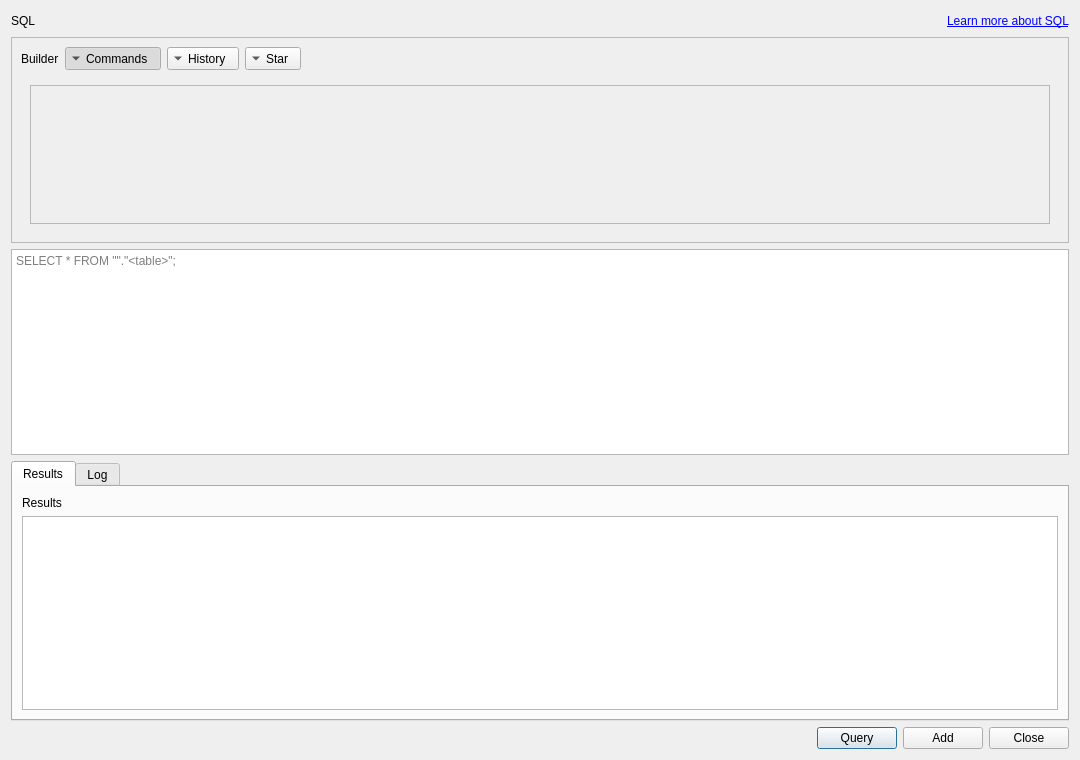
<?xml version="1.0" encoding="UTF-8"?>
<ui version="4.0">
 <class>LandlensdbDialogBase</class>
 <widget class="QDialog" name="LandlensdbDialogBase">
  <property name="geometry">
   <rect>
    <x>0</x>
    <y>0</y>
    <width>1080</width>
    <height>760</height>
   </rect>
  </property>
  <property name="windowTitle">
   <string>Landlensdb</string>
  </property>
  <layout class="QVBoxLayout" name="verticalLayout">
   <item>
    <layout class="QHBoxLayout" name="headerLayout">
     <item>
      <widget class="QLabel" name="sql_label">
       <property name="text">
        <string>SQL</string>
       </property>
      </widget>
     </item>
     <item>
      <spacer name="headerSpacer">
       <property name="orientation">
        <enum>Qt::Horizontal</enum>
       </property>
       <property name="sizeHint" stdset="0">
        <size>
         <width>40</width>
         <height>20</height>
        </size>
       </property>
      </spacer>
     </item>
     <item>
      <widget class="QLabel" name="learn_more_label">
       <property name="text">
        <string>&lt;a href=&quot;https://www.postgresql.org/docs/current/tutorial-sql.html&quot;&gt;Learn more about SQL&lt;/a&gt;</string>
       </property>
       <property name="openExternalLinks">
        <bool>true</bool>
       </property>
       <property name="textFormat">
        <enum>Qt::RichText</enum>
       </property>
      </widget>
     </item>
    </layout>
   </item>
   <item>
    <widget class="QFrame" name="commands_frame">
     <property name="frameShape">
      <enum>QFrame::StyledPanel</enum>
     </property>
     <layout class="QVBoxLayout" name="commands_frame_layout">
      <item>
       <layout class="QHBoxLayout" name="commandsHeaderLayout">
        <item>
         <widget class="QLabel" name="commands_title_label">
          <property name="text">
           <string>Builder</string>
          </property>
         </widget>
        </item>
        <item>
         <widget class="QToolButton" name="commands_toggle_button">
          <property name="text">
           <string>Commands</string>
          </property>
          <property name="checkable">
           <bool>true</bool>
          </property>
          <property name="checked">
           <bool>true</bool>
          </property>
          <property name="toolButtonStyle">
           <enum>Qt::ToolButtonTextBesideIcon</enum>
          </property>
          <property name="arrowType">
           <enum>Qt::DownArrow</enum>
          </property>
         </widget>
        </item>
        <item>
         <widget class="QToolButton" name="history_menu_button">
          <property name="text">
           <string>History</string>
          </property>
          <property name="toolButtonStyle">
           <enum>Qt::ToolButtonTextBesideIcon</enum>
          </property>
          <property name="arrowType">
           <enum>Qt::DownArrow</enum>
          </property>
         </widget>
        </item>
        <item>
         <widget class="QToolButton" name="star_menu_button">
          <property name="text">
           <string>Star</string>
          </property>
          <property name="toolButtonStyle">
           <enum>Qt::ToolButtonTextBesideIcon</enum>
          </property>
          <property name="arrowType">
           <enum>Qt::DownArrow</enum>
          </property>
         </widget>
        </item>
        <item>
         <spacer name="commandsHeaderSpacer">
          <property name="orientation">
           <enum>Qt::Horizontal</enum>
          </property>
          <property name="sizeHint" stdset="0">
           <size>
            <width>40</width>
            <height>20</height>
           </size>
          </property>
         </spacer>
        </item>
       </layout>
      </item>
      <item>
       <widget class="QWidget" name="commands_content_widget">
        <layout class="QVBoxLayout" name="commandsContentLayout">
         <property name="spacing">
          <number>4</number>
         </property>
         <item>
          <widget class="QScrollArea" name="commands_scroll">
           <property name="widgetResizable">
            <bool>true</bool>
           </property>
           <property name="horizontalScrollBarPolicy">
            <enum>Qt::ScrollBarAsNeeded</enum>
           </property>
           <property name="verticalScrollBarPolicy">
            <enum>Qt::ScrollBarAlwaysOff</enum>
           </property>
           <property name="minimumHeight">
            <number>210</number>
           </property>
           <widget class="QWidget" name="commands_scroll_widget">
            <layout class="QVBoxLayout" name="commands_scroll_layout">
             <property name="spacing">
              <number>4</number>
             </property>
             <item>
              <layout class="QHBoxLayout" name="row_one_layout"/>
             </item>
             <item>
              <layout class="QHBoxLayout" name="row_two_layout"/>
             </item>
             <item>
              <layout class="QHBoxLayout" name="row_three_layout"/>
             </item>
             <item>
             <layout class="QHBoxLayout" name="row_four_layout"/>
             </item>
             <item>
              <layout class="QHBoxLayout" name="row_five_layout"/>
             </item>
            </layout>
           </widget>
          </widget>
         </item>
        </layout>
       </widget>
      </item>
     </layout>
    </widget>
   </item>
   <item>
     <widget class="QPlainTextEdit" name="sql_input">
      <property name="placeholderText">
       <string>SELECT * FROM "&lt;schema&gt;"."&lt;table&gt;";</string>
      </property>
     </widget>
   </item>
   <item>
    <widget class="QTabWidget" name="bottom_tabs">
     <property name="currentIndex">
      <number>0</number>
     </property>
     <widget class="QWidget" name="results_tab">
      <attribute name="title">
       <string>Results</string>
      </attribute>
      <layout class="QVBoxLayout" name="results_tab_layout">
       <item>
        <widget class="QLabel" name="results_label">
         <property name="text">
          <string>Results</string>
         </property>
        </widget>
       </item>
       <item>
        <widget class="QTableWidget" name="results_table">
         <property name="editTriggers">
          <set>QAbstractItemView::NoEditTriggers</set>
         </property>
         <property name="selectionBehavior">
          <enum>QAbstractItemView::SelectRows</enum>
         </property>
         <property name="alternatingRowColors">
          <bool>true</bool>
         </property>
        </widget>
       </item>
      </layout>
     </widget>
     <widget class="QWidget" name="logs_tab">
      <attribute name="title">
       <string>Log</string>
      </attribute>
      <layout class="QVBoxLayout" name="logs_tab_layout">
       <item>
        <widget class="QPlainTextEdit" name="status_output">
         <property name="readOnly">
          <bool>true</bool>
         </property>
         <property name="maximumBlockCount">
          <number>120</number>
         </property>
        </widget>
       </item>
      </layout>
     </widget>
    </widget>
   </item>
   <item>
    <layout class="QHBoxLayout" name="buttonLayout">
     <item>
      <spacer name="buttonSpacer">
       <property name="orientation">
        <enum>Qt::Horizontal</enum>
       </property>
       <property name="sizeHint" stdset="0">
        <size>
         <width>40</width>
         <height>20</height>
        </size>
       </property>
      </spacer>
     </item>
     <item>
      <widget class="QPushButton" name="query_button">
       <property name="text">
        <string>Query</string>
       </property>
      </widget>
     </item>
     <item>
      <widget class="QPushButton" name="add_button">
       <property name="text">
        <string>Add</string>
       </property>
      </widget>
     </item>
     <item>
      <widget class="QPushButton" name="close_button">
       <property name="text">
        <string>Close</string>
       </property>
      </widget>
     </item>
    </layout>
   </item>
  </layout>
 </widget>
 <resources/>
 <connections/>
</ui>
